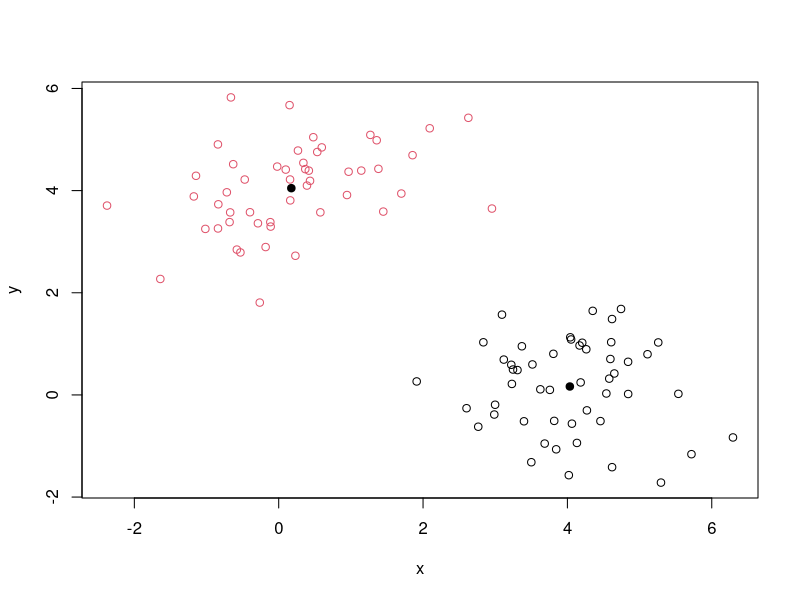

Recreate this plot in R.
#### k-means clustering ####
# Create dataset
classification <- function() {   
  x <- c(rnorm(50, mean=0), rnorm(50, mean=4))
  y <- c(rnorm(50, mean=4), rnorm(50, mean=0))
  data <- data.frame(x, y)
}
data <- classification()

# k-means model
mdl1 <- kmeans(data, 2)
# Model summary
summary(mdl1)
# Results summary
table(mdl1$cluster)

# visualizing the cluster
plot(data, col=mdl1$cluster)
points(mdl1$centers, pch=19)